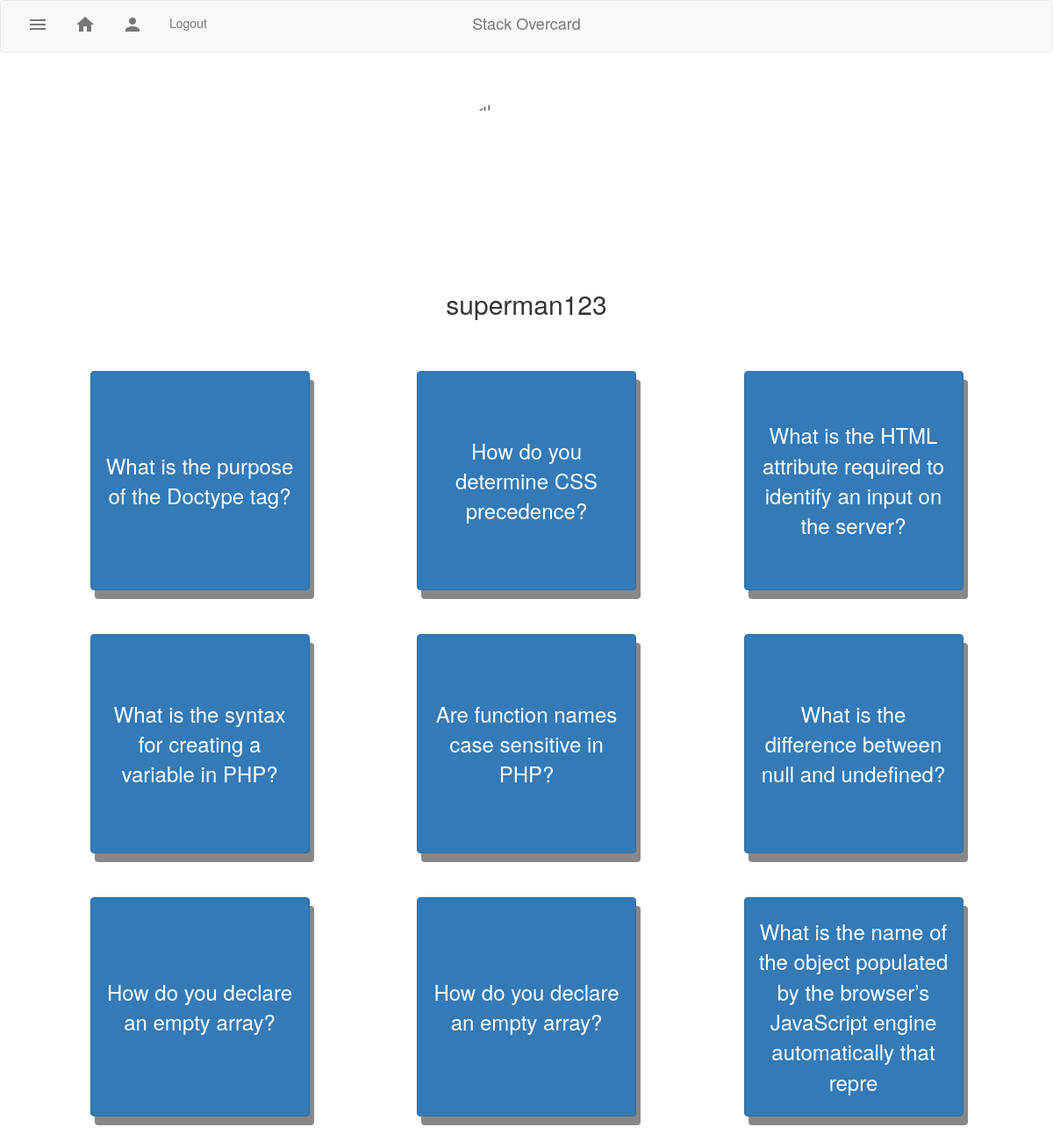
The app's page /profile.php (signed in) with its own data.
### tables this page shows
CREATE TABLE `answers` (
  `answer_id` int(11) NOT NULL,
  `card_id` int(11) NOT NULL,
  `answer` varchar(100) NOT NULL,
  `user_id` int(11) NOT NULL,
  `rating` int(11) NOT NULL DEFAULT '0'
);

CREATE TABLE `cards` (
  `card_id` int(11) NOT NULL,
  `deck` varchar(20) NOT NULL,
  `question` varchar(100) NOT NULL
);

### profile.php (the view, shortened to what this page needs)
<!DOCTYPE html>
<?php
  $id = $_SESSION['user_id'];
  $dbConn = getDatabaseConnection();
  $sql = "SELECT * FROM `cards` c JOIN `answers` a  ON c.card_id = a.card_id WHERE a.user_id = $id";
  $statement = $dbConn->prepare($sql);
  $statement->execute();
  $records = $statement->fetchAll();
?>
<html>
  <head>
    <link rel="stylesheet" type="text/css" href="css/style.css">
    <link rel="stylesheet" href="https://cdnjs.cloudflare.com/ajax/libs/font-awesome/4.7.0/css/font-awesome.min.css">
    <link rel="stylesheet" href="https://maxcdn.bootstrapcdn.com/bootstrap/3.3.7/css/bootstrap.min.css">
  </head>
  <body>
    <div id="main">
      <?php include_once 'navigation.php'; ?>
      <div id="content">
        <?php
          echo '<div id="profile">';
          echo '<div id="profilePic"><img src="img/person.png" class="img-responsive img-circle" alt="person" width="200" height="200"></div>';
          echo '<div id="profileName"><h2>' . $_SESSION['username'] . '</h2></div>';
          echo '</div>';
          echo '<div class="flex-wrapper">';
          foreach ($records as $record){
            echo '<button type="button" class="cards btn btn-primary" data-toggle="modal" data-target="#exampleModalLong" id ="' . $record['card_id'] . '" onclick="getAnswers(this.id);"><div class="cardText">' . $record['question'] . '</div></button>';
          }
          echo '</div>';
        ?>
      </div>
    </div>
  </body>
</html>

### navigation.php (shortened to what this page needs)
<nav class="navbar navbar-default" role="navigation">
  <div class="navbar-header">
    <a class="navbar-brand" href="">Stack Overcard</a>
  </div>
  <div class="navbar-collapse collapse">
    <ul class="nav navbar-nav navbar-left">
      <li><a href="javascript:void(0)" style="font-size:17px;cursor:pointer" onclick="openNav()"><i class="material-icons">menu</i></a></li>
        <?php
          if (isset($_SESSION['user_id'])) {
            echo '<li><a href="index.php"><i class="material-icons">home</i></a></li>';
            echo '<li><a href="profile.php"><i class="material-icons">person</i></a></li>';
            echo '<li><a href="logout.php">Logout</a>';
          }
          else{
            echo '<li><a href="index.php"><i class="material-icons">home</i></a></li>';
            echo '<li><a href="login.php"><i class="material-icons">person</i></a>';
          }
      ?>
    </ul>
  </div>
</nav>

### css/style.css (style rules this page uses)
body { font-size: 28px; font-family: Arial, Helvetica, sans-serif; margin: 0; }
#main { transition: margin-left .5s; }
#content { padding: 30px; width: 100%; margin: auto; }
.navbar-brand { position: absolute; width: 100%; left: 0; text-align: center; margin:0 auto; }
.flex-wrapper { display: flex; width:100%; flex-direction: row; flex-wrap: wrap; justify-content: space-evenly; align-items: flex-start; }
.cards { margin: 50px; border: 1px solid; padding: 20px; box-shadow: 5px 10px #888888; position:relative; background-color:white; font-size: 25px; width:250px; height:250px; }
.cardText { font-size: 24px; word-wrap: break-word; white-space: normal; }
#profile { width:100%; display: flex; flex-direction:column; align-items: center; }

### records on screen
answers: card.question "What is the purpose of the Doctype tag?"
answers: card.question "How do you determine CSS precedence?"
answers: card.question "What is the HTML attribute required to identify an input on the server?"
answers: card.question "What is the syntax for creating a variable in PHP?"
answers: card.question "Are function names case sensitive in PHP?"
answers: card.question "What is the difference between null and undefined?"
answers: card.question "How do you declare an empty array?"
answers: card.question "How do you declare an empty array?"
answers: card.question "What is the name of the object populated by the browser’s JavaScript engine automatically that repre"

### other values on screen
$_SESSION['username'] "superman123"
